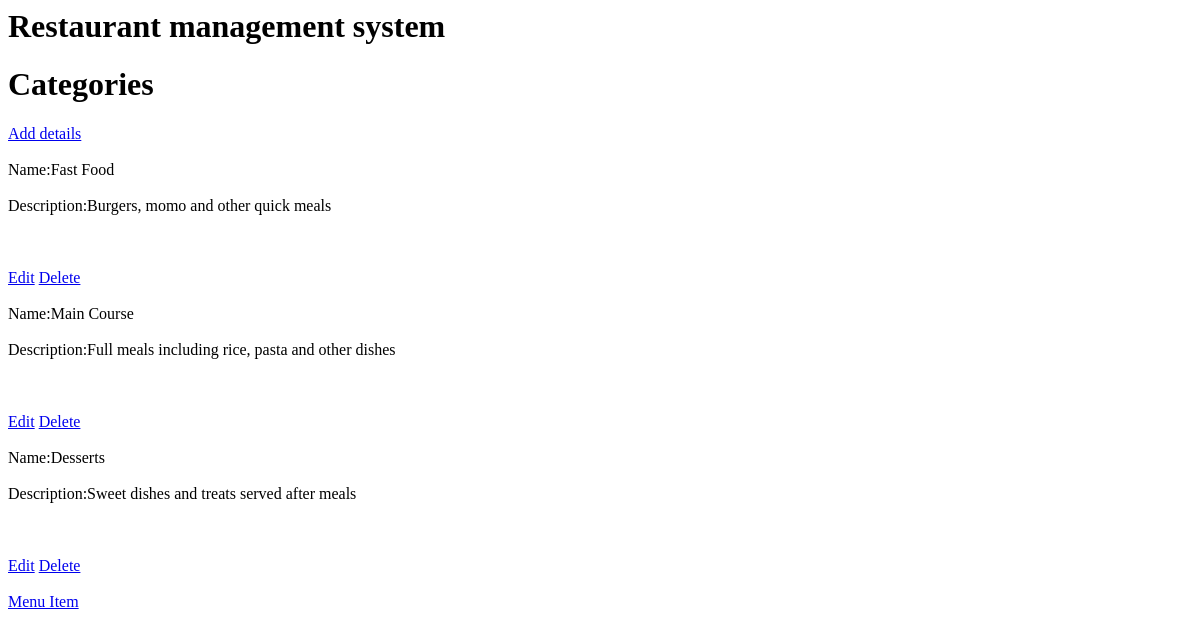
The page /categories/ on the database as committed earlier.
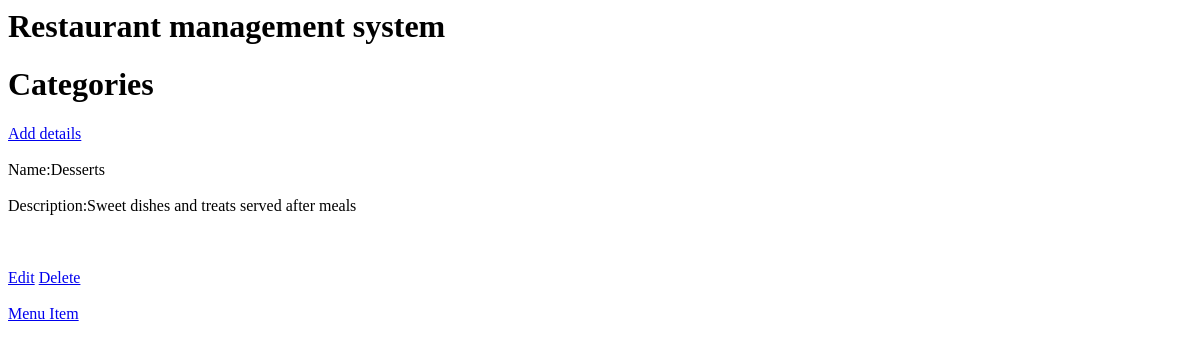
The same page on the database as committed later.
### store/models.py (models this page shows)
class Category(models.Model):
    name = models.CharField(max_length=100)
    description = models.TextField()
    created_at = models.DateTimeField(auto_now_add=True)

### store/views.py (the view)
# urls.py: path('categories/',category_list,name="categories"),
def category_list(request):
    C=Category.objects.all()
    context={'queryset':C}
    return render(request,"categories.html",context)

### store/templates/categories.html
{% extends "base.html" %}
{% block content %}
<h1>Categories</h1>
<a href="/categories/add/">Add details</a>
<br><br>
{% for category in queryset %}
    Name:{{category.name}}
    <br><br>
    Description:{{category.description}}
    <br><br><br><br>
    <a href="/categories/{{ category.id }}/edit/">Edit</a>
    <a href="/categories/{{ category.id }}/delete/">Delete</a>
    <br><br>
{% endfor %}
<a href="/Menu/">Menu Item</a>
{% endblock %}

Rows that differ between the two databases and show on the page:
removed Category: name "Fast Food", description "Burgers, momo and other quick meals"
removed Category: name "Main Course", description "Full meals including rice, pasta and other dishes"
